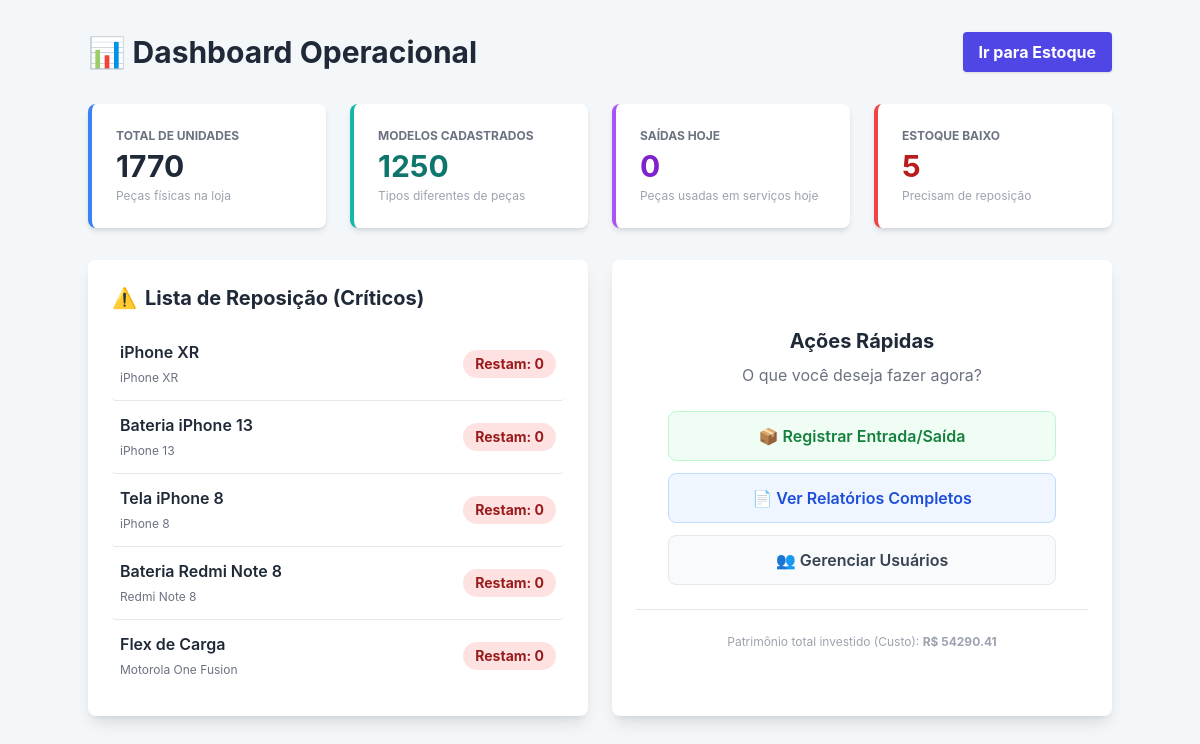
Screenshot of /estoque/ (signed in) with the database file from the repository.
### estoque/models.py (models this page shows, shortened)
class Peca(models.Model):
    nome = models.CharField(max_length=100, verbose_name="Nome da Peça")
    categoria = models.ForeignKey(Categoria, on_delete=models.SET_NULL, null=True, blank=True, verbose_name="Categoria")
    modelo_celular = models.CharField(max_length=50, verbose_name="Modelo do Celular (Ex: iPhone 11)")
    quantidade = models.IntegerField(default=0)
    localizacao = models.CharField(max_length=50, blank=True, null=True, verbose_name="Localização (Prateleira, etc)")
    preco_compra = models.DecimalField(max_digits=8, decimal_places=2, verbose_name="Preço de Compra Unitário")
    preco_venda = models.DecimalField(max_digits=8, decimal_places=2, verbose_name="Preço Sugerido de Venda")
    class Meta:
        verbose_name = "Peça"
        verbose_name_plural = "Peças"

### estoque/views.py (the view)
# urls.py: path('', views.dashboard, name='dashboard'),
@login_required
def dashboard(request):
    total_modelos = Peca.objects.count()
    total_itens_estoque = Peca.objects.aggregate(Sum('quantidade'))['quantidade__sum'] or 0
    hoje = timezone.now().date()
    saidas_hoje = Movimentacao.objects.filter(data_movimentacao__date=hoje, tipo='SAIDA').aggregate(Sum('quantidade_movimentada'))['quantidade_movimentada__sum'] or 0
    valor_custo_total = Peca.objects.aggregate(total=Sum(F('preco_compra') * F('quantidade')))['total'] or 0
    pecas_baixo_estoque = Peca.objects.filter(quantidade__lt=5).order_by('quantidade')[:5]
    contexto = {
        'titulo': 'Dashboard Operacional',
        'total_modelos': total_modelos,
        'total_itens_estoque': total_itens_estoque,
        'saidas_hoje': saidas_hoje,
        'valor_custo_total': valor_custo_total,
        'pecas_baixo_estoque': pecas_baixo_estoque,
    }
    return render(request, 'estoque/dashboard.html', contexto)

### estoque/templates/estoque/dashboard.html (shortened to what this page needs)
<!DOCTYPE html>
<html lang="pt-br">
<head>
    <script src="https://cdn.tailwindcss.com"></script>
</head>
<body class="p-4 md:p-8">
    <div class="container mx-auto">
        <div class="flex justify-between items-center mb-8">
            <h1 class="text-3xl font-bold text-gray-800">📊 {{ titulo }}</h1>
            <a href="{% url 'lista_pecas' %}" class="bg-indigo-600 hover:bg-indigo-700 text-white font-bold py-2 px-4 rounded shadow transition">
                Ir para Estoque
            </a>
        </div>
        <div class="grid grid-cols-1 md:grid-cols-2 lg:grid-cols-4 gap-6 mb-8">
            <div class="bg-white p-6 rounded-lg shadow-md border-l-4 border-blue-500">
                <p class="text-gray-500 text-xs font-bold uppercase mb-1">Total de Unidades</p>
                <p class="text-3xl font-bold text-gray-800">{{ total_itens_estoque }}</p>
                <p class="text-xs text-gray-400 mt-1">Peças físicas na loja</p>
            </div>
            <div class="bg-white p-6 rounded-lg shadow-md border-l-4 border-teal-500">
                <p class="text-gray-500 text-xs font-bold uppercase mb-1">Modelos Cadastrados</p>
                <p class="text-3xl font-bold text-teal-700">{{ total_modelos }}</p>
                <p class="text-xs text-gray-400 mt-1">Tipos diferentes de peças</p>
            </div>
            <div class="bg-white p-6 rounded-lg shadow-md border-l-4 border-purple-500">
                <p class="text-gray-500 text-xs font-bold uppercase mb-1">Saídas Hoje</p>
                <p class="text-3xl font-bold text-purple-700">{{ saidas_hoje }}</p>
                <p class="text-xs text-gray-400 mt-1">Peças usadas em serviços hoje</p>
            </div>
            <div class="bg-white p-6 rounded-lg shadow-md border-l-4 border-red-500">
                <p class="text-gray-500 text-xs font-bold uppercase mb-1">Estoque Baixo</p>
                <p class="text-3xl font-bold text-red-700">{{ pecas_baixo_estoque|length }}</p>
                <p class="text-xs text-gray-400 mt-1">Precisam de reposição</p>
            </div>
        </div>
        <div class="grid grid-cols-1 lg:grid-cols-2 gap-6">
            <div class="bg-white p-6 rounded-lg shadow-lg">
                <h2 class="text-xl font-bold text-gray-800 mb-4 flex items-center">
                    <span class="text-red-500 mr-2">⚠️</span> Lista de Reposição (Críticos)
                </h2>
                <ul>
                    {% for peca in pecas_baixo_estoque %}
                        <li class="flex justify-between items-center border-b py-3 last:border-0 hover:bg-gray-50 px-2 rounded">
                            <div>
                                <span class="block text-gray-800 font-semibold">{{ peca.nome }}</span>
                                <span class="text-xs text-gray-500">{{ peca.modelo_celular }}</span>
                            </div>
                            <span class="bg-red-100 text-red-800 text-sm font-bold px-3 py-1 rounded-full">
                                Restam: {{ peca.quantidade }}
                            </span>
                        </li>
                    {% empty %}
                        <li class="text-gray-500 italic p-4 text-center">Nenhuma peça com estoque crítico no momento.</li>
                    {% endfor %}
                </ul>
            </div>
            <div class="bg-white p-6 rounded-lg shadow-lg flex flex-col justify-center items-center text-center">
                <h2 class="text-xl font-bold text-gray-800 mb-2">Ações Rápidas</h2>
                <p class="text-gray-500 mb-6">O que você deseja fazer agora?</p>
                <div class="grid grid-cols-1 w-full gap-3 px-8">
                    <a href="{% url 'movimentar_estoque' %}" class="w-full bg-green-50 hover:bg-green-100 text-green-700 font-semibold py-3 px-4 rounded-lg border border-green-200 transition flex items-center justify-center gap-2">
                        📦 Registrar Entrada/Saída
                    </a>
                    <a href="{% url 'relatorio' %}" class="w-full bg-blue-50 hover:bg-blue-100 text-blue-700 font-semibold py-3 px-4 rounded-lg border border-blue-200 transition flex items-center justify-center gap-2">
                        📄 Ver Relatórios Completos
                    </a>
                    <a href="{% url 'listar_usuarios' %}" class="w-full bg-gray-50 hover:bg-gray-100 text-gray-700 font-semibold py-3 px-4 rounded-lg border border-gray-200 transition flex items-center justify-center gap-2">
                        👥 Gerenciar Usuários
                    </a>
                </div>
                <div class="mt-6 pt-6 border-t w-full">
                    <p class="text-xs text-gray-400">Patrimônio total investido (Custo): <strong>R$ {{ valor_custo_total|floatformat:2 }}</strong></p>
                </div>
            </div>
        </div>
    </div>
</body>
</html>

### estoque/templates/estoque/dashboard.html (style rules this page uses)
body { font-family: 'Inter', sans-serif; background-color: #f4f7f9; }
.container { max-width: 1200px; }

### rows the page displays
Peca: nome "iPhone XR", modelo_celular "iPhone XR", quantidade "0"
Peca: nome "Bateria iPhone 13", modelo_celular "iPhone 13", quantidade "0"
Peca: nome "Tela iPhone 8", modelo_celular "iPhone 8", quantidade "0"
Peca: nome "Bateria Redmi Note 8", modelo_celular "Redmi Note 8", quantidade "0"
Peca: nome "Flex de Carga", modelo_celular "Motorola One Fusion", quantidade "0"

### other values shown
{{ titulo }} "Dashboard Operacional"
{{ total_itens_estoque }} "1770"
{{ total_modelos }} "1250"
{{ saidas_hoje }} "0"
{{ pecas_baixo_estoque|length }} "5"
{{ valor_custo_total|floatformat:2 }} "54290.41"
